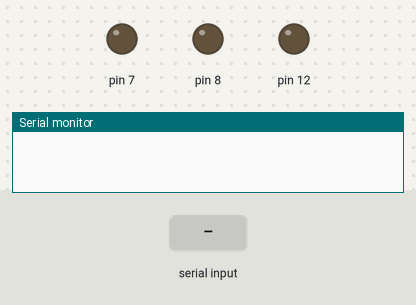
Recording of a sketch running on a simulated Arduino Uno, built with avr-gcc and run on an emulated ATmega328P. Shown: output pins drawn as LEDs (lit = HIGH), the last lines printed to the serial monitor. Inputs (shaded band) come from the test bench.

Above: at 1.2 s.
1.3 s: "1\n" received over Serial
At 2.7 s:
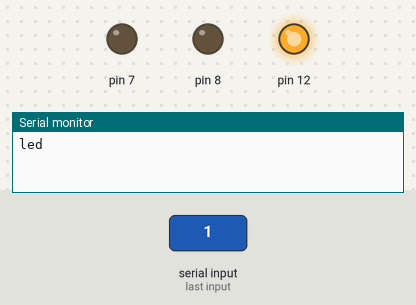
Timing chart, 0 to 7.8 s (numbered marks = the images above; inputs shaded):
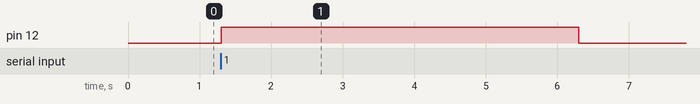

The sketch:

sketch_may31a.ino
```cpp
String incomingByte ;

void setup() {

  Serial.begin(9600);

  pinMode(12, OUTPUT);
  pinMode(8, OUTPUT);
  pinMode(7, OUTPUT);

}
void loop() {

  if (Serial.available() > 0) {

  incomingByte = Serial.readStringUntil('\n');

    if (incomingByte == "1") {
      digitalWrite(12, HIGH);
      Serial.write("led");
      delay(5000);
      digitalWrite(12, LOW);
    }

    else if (incomingByte == "2") {
      digitalWrite(8, HIGH);
      Serial.write("led");
      delay(5000);
      digitalWrite(8, LOW);
    }
    else if (incomingByte == "3") {
      digitalWrite(7, HIGH);
      Serial.write("led");
      delay(5000);
      digitalWrite(7, LOW);
    }
    else{

     analogWrite(3, 50);
      Serial.write("music");
      delay(2000);
      analogWrite(3, 0);

    }

  }

}
```

Measured:
- after the input at 1.3 s, pin 12: LOW → HIGH at once, → LOW 5.0 s later
